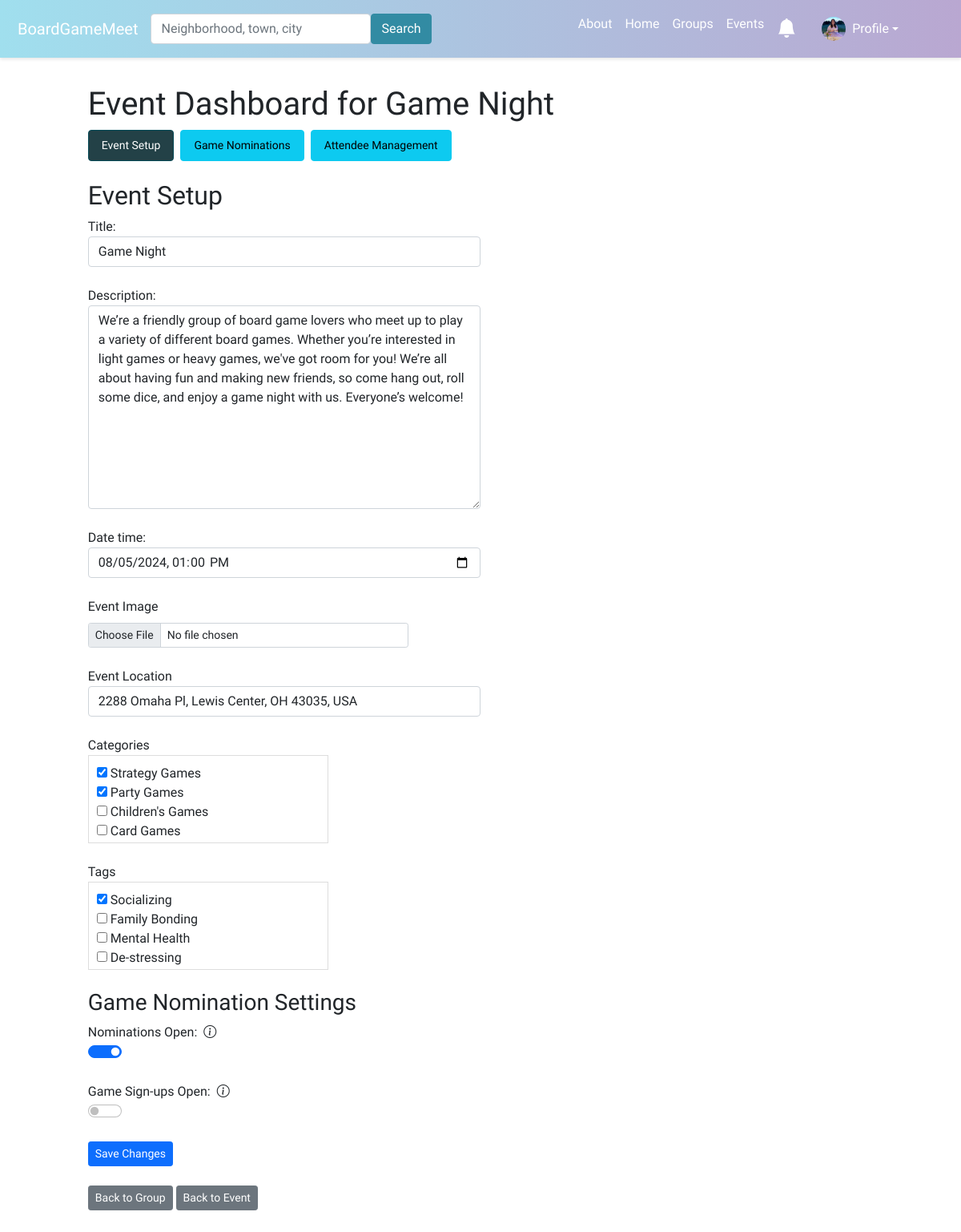
Before: /event-dashboard/event/2/ (signed in) with the older database file.
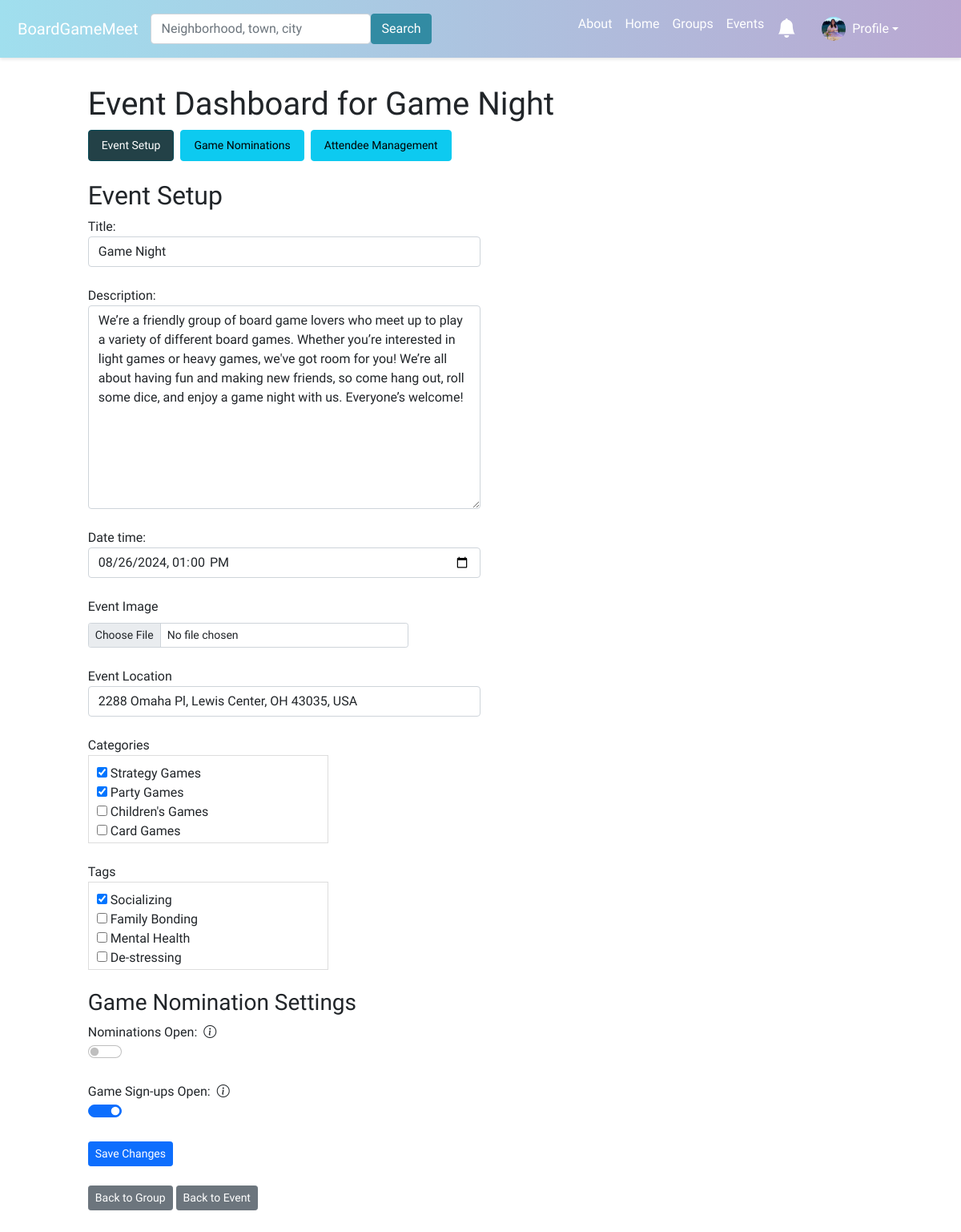
After: the same page with the newer database file.
### boardgame/models.py (models this page shows, shortened)
class Event(models.Model):
    group = models.ForeignKey(Group, on_delete=models.CASCADE)
    title = models.CharField(max_length=100)
    description = models.TextField()
    date_time = models.DateTimeField()
    attendees = models.ManyToManyField(User, through='EventAttendance')
    event_image = models.ImageField(upload_to='event_images/', null=True, blank=True)
    categories = models.ManyToManyField(Category, related_name='events', blank=True)
    tags = models.ManyToManyField(Tag, related_name='events', blank=True)
    nominations_open = models.BooleanField(default=True)
    signups_open = models.BooleanField(default=False)
    admin_only_nominations = models.BooleanField(default=False)
    skip_nominations = models.BooleanField(default=False)

### boardgame/views.py (the view, shortened to what this page needs)
# urls.py: path('event-dashboard/event/<int:event_id>/', views.manage_event_dashboard, name='manage_event_dashboard'),
def manage_event_dashboard(request, event_id, section=None):
    event = Event.objects.get(id=event_id)
    section = section or request.GET.get('section', 'event_setup')
    event_location = None
    if EventLocation.objects.filter(event=event).exists():
        event_location = EventLocation.objects.get(event=event)
    context = {'event': event, 'section': section}
    if section == 'event_setup':
        if request.method == 'POST':
            form = EventForm(request.POST, request.FILES, instance=event)
            if form.is_valid():
                try:
                    form.save()
                    place_id = request.POST.get('place_id')
                    if place_id:
                        place_details = fetch_place_details(place_id)
                        if place_details:
                            if event_location is None:
                                event_location = EventLocation(event=event)
                            event_location.address = place_details.get('formatted_address', '')
                            event_location.city = place_details.get('city', '')
                            event_location.state = place_details.get('state', '')
                            event_location.postcode = place_details.get('postcode', '')
                            event_location.country = place_details.get('country', '')
                            event_location.latitude = place_details.get('latitude', None)
                            event_location.longitude = place_details.get('longitude', None)
                            event_location.save()
                    messages.success(request, 'Event updated successfully.')
                    return redirect('manage_event_dashboard_with_section', event_id=event.id, section='event_setup')
                except Exception as e:
                    messages.error(request, "An unexpected error occurred. Please try again.")
                    return redirect('manage_event_dashboard_with_section', event_id=event.id, section='event_setup')
            else:
                if 'event_image' in form.errors:
                    messages.error(request, form.errors['event_image'][0])
                else:
                    messages.error(request, "There was an issue with the image file. Please upload a different image.")
                return redirect('manage_event_dashboard_with_section', event_id=event.id, section='event_setup')
        else:
            form = EventForm(instance=event)
        context.update({'form': form,'event_location':event_location})
    return render(request, 'boardgame/manage_event_dashboard.html', context)

### boardgame/forms.py
class EventForm(forms.ModelForm):
    class Meta:
        model = Event
        fields = ['title', 'description', 'date_time','event_image','categories', 'tags',
                  'nominations_open', 'signups_open']
        widgets = {
            'title': forms.TextInput(attrs={'class': 'form-control', 'style': 'width: 50%;'}),
            'description': forms.Textarea(attrs={'class': 'form-control', 'style': 'width: 50%;'}),
            'date_time': forms.DateTimeInput(attrs={'type': 'datetime-local', 'class': 'form-control', 'style': 'width: 50%;'}),
            'categories': forms.CheckboxSelectMultiple,
            'tags': forms.CheckboxSelectMultiple,
            'nominations_open': forms.CheckboxInput(attrs={'class': 'form-check-input form-switch'}),
            'signups_open': forms.CheckboxInput(attrs={'class': 'form-check-input form-switch'}),
        }

### boardgame/models.py (called while the page is built)
    def __str__(self):
        return self.name

    def __str__(self):
        return self.name

### boardgame/templatetags/custom_filters.py (called while the page is built)
@register.simple_tag
def unread_notifications_count(user):
    if user.is_authenticated:
        return Notification.objects.filter(user=user, read=False).count()
    return 0

### boardgame/templates/boardgame/manage_event_dashboard.html (shortened to what the changed rows need)
{% extends 'boardgame/base.html' %}
{% load static %}
{% load custom_filters %}
{% block content %}
<head>
    <link href="https://cdn.jsdelivr.net/npm/bootstrap-icons@1.10.5/font/bootstrap-icons.css" rel="stylesheet">
</head>
<div class="container mt-4" style="max-width: 90%; margin: 0 auto; padding-bottom: 30px; padding-top: 10px;">
<h1>Event Dashboard for {{ event.title }} </h1>
<nav>
    <ul class="nav nav-pills">
    </ul>
</nav>
<br />
{% if section == 'event_setup' %}
<h2>Event Setup</h2>
<form method="post" enctype="multipart/form-data">
   <div class="form-group">
    {{ form.title.label_tag }} {{ form.title }} <br/>
    {{ form.description.label_tag }} {{ form.description }} <br/>
    {{ form.date_time.label_tag }} {{ form.date_time }} <br/>
    <label for="{{ form.event_image.id_for_label }}" class="form-label">Event Image</label>
    <input type="file" id="{{ form.event_image.id_for_label }}" name="event_image" class="form-control form-control-sm" style="max-width: 400px;">
  </div>
    <br/>
     <div class="form-group">
        <label for="event-location-input">Event Location</label>
        <input type="text" id="event-location-input" class="form-control" style="width: 50%;" name="address"
            autocomplete="off" value="{{ event_location.address|default:'' }}">
    </div>
    <br />
    <div class="form-group">
        <label for="id_categories">{{ form.categories.label }}</label>
        <div class="scrollable-checkboxes">
            {{ form.categories }}
        </div>
    </div>
    <br/>
    <div class="form-group">
        <label for="id_tags">{{ form.tags.label }}</label>
        <div class="scrollable-checkboxes">
            {{ form.tags }}
        </div>
    </div>
    <br/>
     <div class="section">
        <h3>Game Nomination Settings</h3>
        <div class="form-group">
            <label for="id_nominations_open" class="d-flex align-items-center">
                Nominations Open:
                <i class="bi bi-info-circle ms-2" data-bs-toggle="tooltip" data-bs-placement="top" data-bs-html="true"
                   title="<strong>Enabled:</strong> Users can nominate games.<br><strong>Disabled:</strong> Nominations are closed and the section is removed from the event page."></i>
            </label>
            <div class="form-check form-switch">
                {{ form.nominations_open }}
            </div>
        </div>
        <br />
        <div class="form-group">
            <label for="id_signups_open" class="d-flex align-items-center">
                Game Sign-ups Open:
                <i class="bi bi-info-circle ms-2" data-bs-toggle="tooltip" data-bs-placement="top" data-bs-html="true"
                   title="<strong>Enabled:</strong> Approved games will be listed in the game sign-up section of the event page.<br><strong>Disabled:</strong> The game sign-up section will not appear on the event page and users cannot sign up for games."></i>
            </label>
            <div class="form-check form-switch">
                {{ form.signups_open }}
            </div>
        </div>
        <br />
    </div>
    <button class="btn btn-primary btn-sm" type="submit">Save Changes</button>
</form>
{% endif %}
<div class="row mt-4">
    <div class="col-md-12">
    </div>
</div>
</div>
{% endblock %}

Changed rows visible on the page:
changed Event "Game Night": date_time "08/05/2024 13:00" → "08/26/2024 13:00"; nominations_open "☑" → "☐"; signups_open "☐" → "☑"
